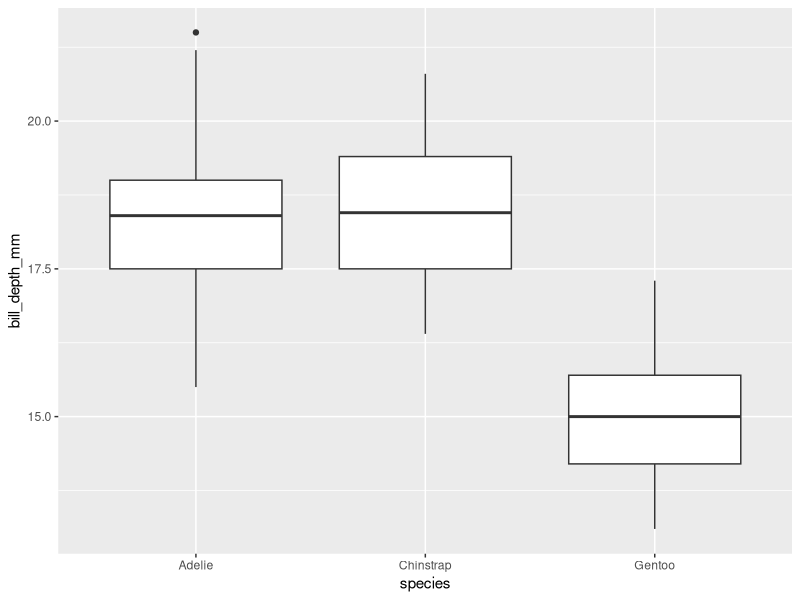

R code for this plot:
## ---- chunk 1
knitr::opts_chunk$set(echo = TRUE)
library(tidyverse)
library(palmerpenguins)
## ---- chunk 2
citation("palmerpenguins")
data("penguins")
## ---- chunk 3
penguins %>% ggplot() +
  aes(x = species, y = bill_depth_mm) + 
  geom_boxplot()
## ---- chunk 4
dat = penguins %>% filter(species %in% c("Adelie","Chinstrap")) %>% 
  select(species, bill_depth_mm) %>% 
  drop_na()
dat
## ---- chunk 5
t0 = t.test(bill_depth_mm ~ species, data = dat)
t0
